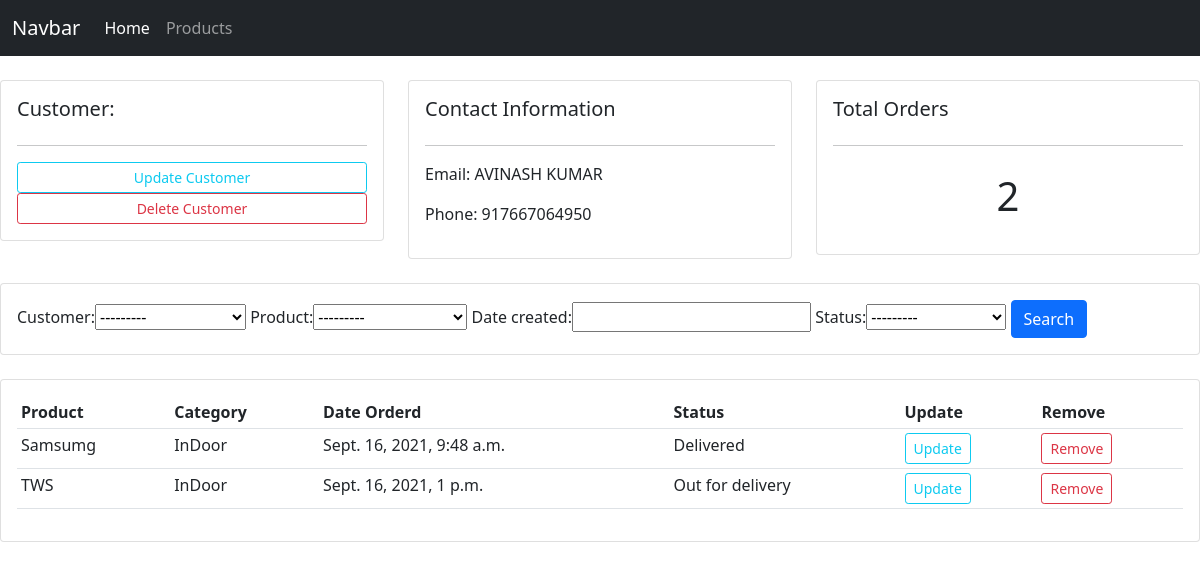
/customer/3/, run on the app's committed database.
### accounts/models.py (models this page shows, shortened)
class Customer(models.Model):
    name = models.CharField(max_length=200, null=True)
    phone = models.CharField(max_length=15, null=True)
    email = models.EmailField(null=True)
    date_created = models.DateTimeField(auto_now_add=True)
    def __str__(self):
        return self.name

class Order(models.Model):
    STATUS = (
        ('Pending', 'Pending'),
        ('Out for delivery', 'Out for delivery'),
        ('Delivered', 'Delivered'),
    )
    customer = models.ForeignKey(
        Customer, null=True, on_delete=models.SET_NULL)
    product = models.ForeignKey(Product, null=True, on_delete=models.SET_NULL)
    date_created = models.DateTimeField(auto_now_add=True, null=True)
    status = models.CharField(max_length=200, null=True, choices=STATUS)

class Product(models.Model):
    CATEGORY = (
        ('InDoor', 'InDoor'),
        ('OutDoor', 'OutDoor'),
    )
    name = models.CharField(max_length=200, null=True)
    price = models.FloatField(null=True)
    category = models.CharField(max_length=200, choices=CATEGORY, null=True)
    description = models.TextField(null=True, blank=True)
    date_created = models.DateTimeField(auto_now_add=True, null=True)
    tags = models.ManyToManyField(Tag)
    def __str__(self):
        return self.name

### accounts/views.py (the view)
# urls.py: path('customer/<int:pk>/', customerView, name='customer'),
def customerView(request, pk):
    customer = Customer.objects.get(id=pk)
    orders = customer.order_set.all()
    total_orders = orders.count()
    myFilter = OrderFilter(request.GET,queryset=orders)
    orders = myFilter.qs
    context = {'customer': customer, 'orders': orders,
               'total_orders': total_orders, 'myFilter': myFilter}
    template_name = 'accounts/customers.html'
    return render(request, template_name, context)

### accounts/templates/accounts/customers.html (shortened to what this page needs)
{% extends "accounts/main.html" %}
{% block content %}
<br>
<div class="row">
	<div class="col-md">
		<div class="card card-body">
			<h5>Customer:</h5>
			<hr>
			<a class="btn btn-outline-info  btn-sm btn-block" href="">Update Customer</a>
			<a class="btn btn-outline-danger  btn-sm btn-block" href="">Delete Customer</a>
		</div>
	</div>
	<div class="col-md">
		<div class="card card-body">
			<h5>Contact Information</h5>
			<hr>
			<p>Email: {{customer.name}} </p>
			<p>Phone: {{customer.phone}} </p>
		</div>
	</div>
	<div class="col-md">
		<div class="card card-body">
			<h5>Total Orders</h5>
			<hr>
			<h1 style="text-align: center;padding: 10px">{{ total_orders }}</h1>
		</div>
	</div>
</div>
<br>
<div class="row">
	<div class="col">
		<div class="card card-body">
			<form method="get">
				{{myFilter.form}}
		    <button class="btn btn-primary" type="submit">Search</button>
		  </form>
		</div>
	</div>
</div>
<br>
<div class="row">
	<div class="col-md">
		<div class="card card-body">
			<table class="table table-sm">
				<tr>
					<th>Product</th>
					<th>Category</th>
					<th>Date Orderd</th>
					<th>Status</th>
					<th>Update</th>
					<th>Remove</th>
				</tr>
				{% for order in orders %}
                      <tr>
                          <td>{{ order.product.name }}</td>
						  <td>{{ order.product.category }}</td>
                          <td>{{ order.date_created }}</td>
                          <td>{{ order.status }}</td>
                          <td><a class="btn btn-sm btn-outline-info" href="{% url 'updateOrder' order.pk  %}">Update</a></td>
                          <td><a class="btn btn-sm btn-outline-danger" href="{% url 'removeOrder' order.pk %}">Remove</a></td>
                      </tr>
                {% endfor %}
			</table>
		</div>
	</div>
</div>
{% endblock content %}

### data on the page
Customer: name "AVINASH KUMAR", phone "917667064950"
Order: product.name "Samsumg", product.category "InDoor", date_created "Sept. 16, 2021, 9:48 a.m.", status "Delivered"
Order: product.name "TWS", product.category "InDoor", date_created "Sept. 16, 2021, 1 p.m.", status "Out for delivery"

### other printed values
{{ total_orders }} "2"
